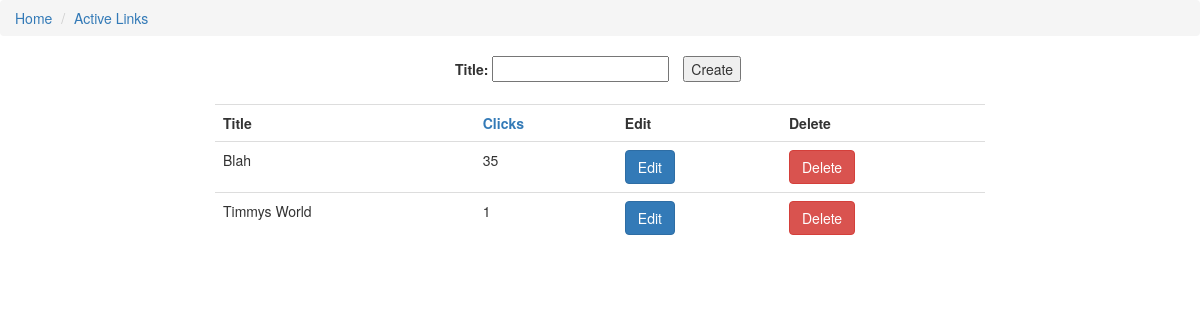
Before: / with the older database file.
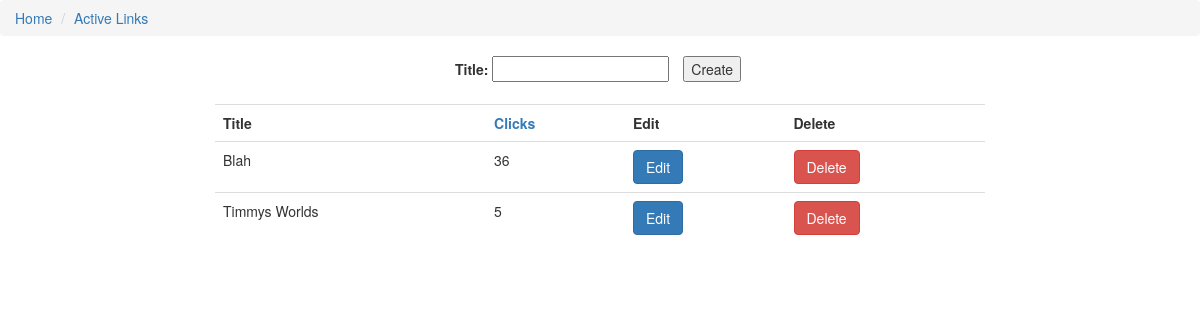
After: the same page with the newer database file.
### refer_sys/models.py (models this page shows, shortened)
class Link(models.Model):
  title = models.CharField(max_length=200, unique=True)
  clicks = models.IntegerField(default=0)
  created_at = models.DateTimeField(default=timezone.now)

### refer_sys/views.py (the view)
# urls.py: url(r'^$', views.root_page, name='root_page'),
def root_page(request):
  order = request.GET.get('o')
  if order == 'd':
    links = Link.objects.order_by("clicks")
  else:
    links = Link.objects.order_by("-clicks")
  o = 'd' if order == 'a' else 'a'
  form = LinkForm()
  if request.method == "POST":
    form = LinkForm(request.POST)
    if form.is_valid():
      form.save()
      return redirect('/')
  return render (request, 'refer_sys/root_page.html',
    {'links':links, 'form':form, 'o':o}
    )

### refer_sys/forms.py (shortened to what this page needs)
class LinkForm(forms.ModelForm):
  class Meta:
    model = Link
    fields = ('title',)

### refer_sys/templates/refer_sys/root_page.html
{% extends 'refer_sys/base.html' %}
{% block content %}
<div class="row">
  <div class="col-md-4"></div>
  <div class="col-md-4">
    <form class=".form-inline" method="POST">{% csrf_token %}
      <ul style="list-style:none;float:left">
        <li style="float:left">{{ form.as_p }}</li>
        <li style="float:left; padding-left:1em"><button type="submit">Create</button></li>
      </ul>
    </form>
  </div>
  <div class="col-md-4"></div>
</div>
<div class="row">
  <div class="col-md-2"></div>
    <div class="col-md-8">
      <table class="table table-hover">
        <tr>
          <th>Title</th>
          <th><a href="{% url 'root_page' %}?o={{ o }}">Clicks</a></th>
          <th>Edit</th>
          <th>Delete</th>
        </tr>
        {% for link in links %}
        <tr>
          <td>
            {{ link.title }}
          </td>
          <td>
            {{ link.clicks }}
          </td>
          <td>
            <a href="{% url 'edit_link' pk=link.pk %}" class="btn btn-primary">Edit</a>
          </td>
          <td>
            <form method="POST" action="{% url 'delete_link' pk=link.pk %}">{% csrf_token %}
              <button type="submit" class="btn btn-danger">
                Delete
              </button>
            </form>
          </td>
        </tr>
        {% endfor %}
      </table>
    </div>
  </div>
  <div class="col-md-2"></div>
</div>
{% endblock %}

### refer_sys/templates/refer_sys/base.html (shortened to what this page needs)
{% load staticfiles %}
<!DOCTYPE html>
<html lang="en">
<head>
  <link rel="stylesheet" href="https://maxcdn.bootstrapcdn.com/bootstrap/3.2.0/css/bootstrap.min.css">
  <link rel="stylesheet" href="{% static 'css/refer_sys.css' %}">
</head>
<body>
  <ol class="breadcrumb">
    <li><a href="{% url 'root_page' %}">Home</a></li>
    <li><a href="{% url 'active_links' %}">Active Links</a></li>
  </ol>
  <div class="container-fluid">
    {% block content %}
    {% endblock %}
</body>
</html>

### static/css/refer_sys.css (style rules this page uses)
html, body { margin: 0; padding: 0; }

Changed rows visible on the page:
changed Link "Blah": clicks "35" → "36"
changed Link: title "Timmys World" → "Timmys Worlds"; clicks "1" → "5"
